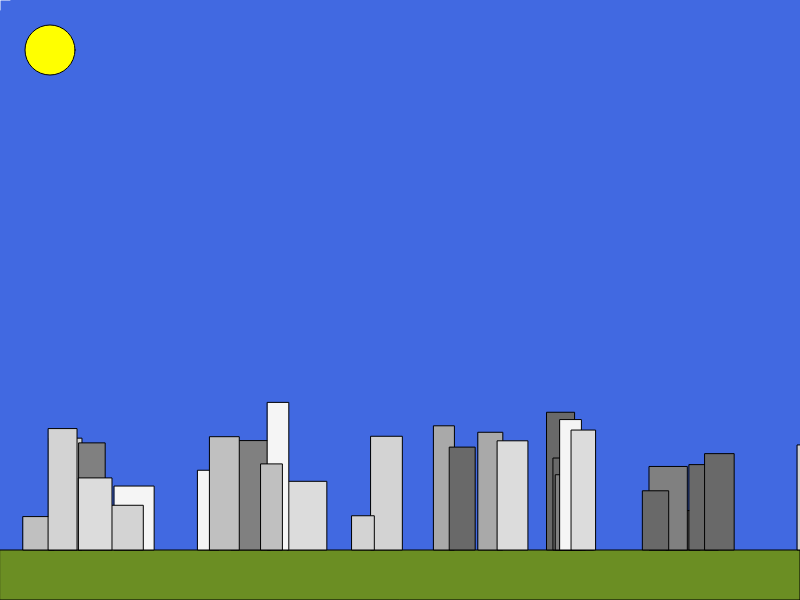
Frame 1 (no input)
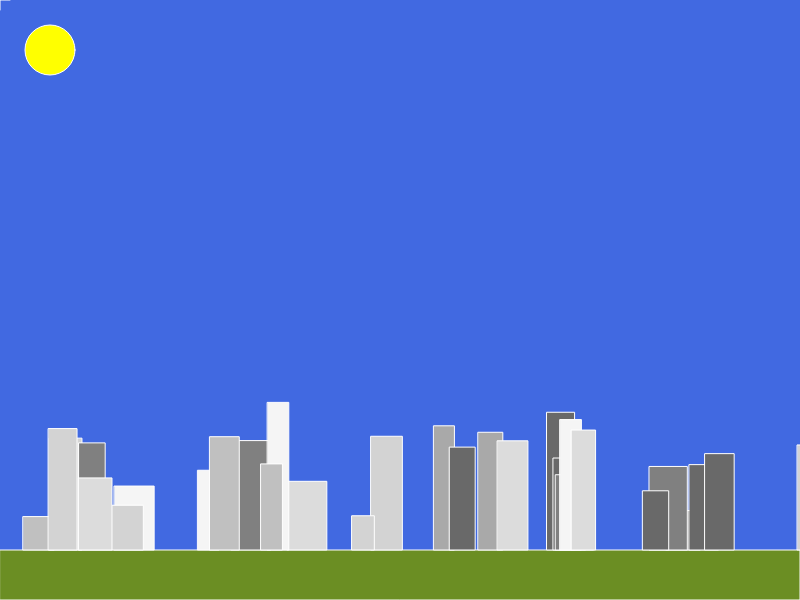
Frame 60 (no input)
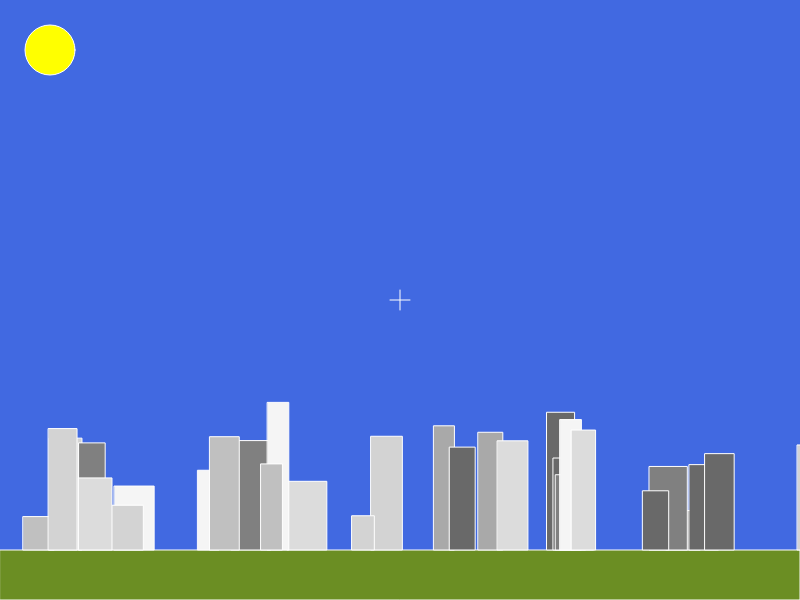
Frame 120 (the mouse pressed at the canvas centre since frame 60)

The p5.js sketch that drew these frames (run headless with seeded random() and noise() and a simulated clock; from frame 60 on, the mouse is pressed at the canvas centre):

// p5.js sketch
// ── sketch.js
let buildings = [];
let explosions = [];
let meteorites = [];

let GROUNDHEIGHT = 50;
let CROSSHAIRSIZE = 10;

let NUMBUILDINGS = 30;

function setup(){
    createCanvas(800, 600);

    for (let i = 0; i < NUMBUILDINGS; i++){
        buildings.push(new Building());
    }
}

function draw(){
    drawBackground();

    for (let i = buildings.length - 1; i >= 0; i--){
        buildings[i].show();
    }

    for (let i = explosions.length - 1; i >= 0; i--){
        explosions[i].show();
    }

    drawCrosshair();
}

function mouseClicked(){
    explosions.push(new Explosion(mouseX, mouseY));
}

function drawBackground(){
  background('RoyalBlue');

  fill('OliveDrab');
  rect(0, height - GROUNDHEIGHT, width, GROUNDHEIGHT);

  fill('Yellow');
  ellipse(50, 50, 50);
}

function drawCrosshair(){
  stroke('White');
  line(mouseX - CROSSHAIRSIZE, mouseY, mouseX + CROSSHAIRSIZE, mouseY);
  line(mouseX, mouseY - CROSSHAIRSIZE, mouseX, mouseY + CROSSHAIRSIZE);
}

// ── Building.js
class Building{
    constructor(){
        this.x = random(0, width);
        this.width = random(20, 40);
        this.height = random(30, 150);
        this.y = height - GROUNDHEIGHT - this.height;
        this.colour = random(['DarkGrey', 'DimGrey', 'Gainsboro', 
                              'Grey', 'LightGrey', 'Silver', 'WhiteSmoke']);
    }

    show(){
        fill(this.colour);
        rect(this.x, this.y, this.width, this.height);
    }

    checkHit(meteorite){
        if (meteorite.y > this.y && meteorite.y <  this.y + this.height &&
            meteorite.x > this.x && meteorite.x < this.x + this.width){
            return true;
        }
            
        return false;
    }
}
// ── Explosion.js
class Explosion{
    constructor(x, y){
        this.x = x;
        this.y = y;
        this.length = 100;
        this.count = 0;
        this.minRadius = 10;
        this.maxRadius = 100;
        this.radius = this.min;
        this.startColour = color('orange');
        this.endColour = color('white');
    }

    show(){
        if (this.count > this.length)
          return;

        let progress = this.count / this.length;

        let fillColour = lerpColor(this.startColour, this.endColour, progress);
        fill(fillColour);

        this.radius = lerp(this.minRadius, this.maxRadius, progress);
        ellipse(this.x, this.y, this.radius);

        this.count++;
    }

    checkHit(meteorite){
        let distance = dist(this.x, this.y, meteorite.x, meteorite.y);
        
        return distance <= this.radius;
    }
}
// ── Meteorite.js
class Meteorite{
    constructor(target, speed){
        this.start = createVector(random(0, width), 0);
        this.target = target;
        this.speed = speed;

        this.pos = this.start.copy();

        this.active = true;

        this.end = createVector(target.x + target.width/2, target.y);

        this.direction = p5.Vector.sub(this.end, this.start);
        this.direction.normalize();
    }

    move(){
      let moveDist = p5.Vector.mult(this.direction, this.speed);
      this.pos.add(moveDist);
    }

    show(){
      if (this.active == false)
        return;

      stroke('red');
      fill('red');
      line(this.start.x, this.start.y, this.pos.x, this.pos.y);
      ellipse(this.pos.x, this.pos.y, 10);
    }
}
